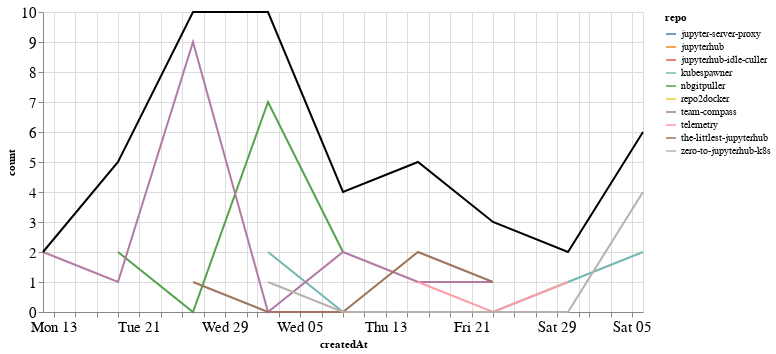

Notebook source saved alongside this figure:
### Markdown cell above
## Comments

### Code cell
comments_time = comments.groupby('repo').resample('W', on='createdAt').count()['author'].reset_index()
comments_time = comments_time.rename(columns={'author': 'count'})
comments_time_total = comments_time.groupby('createdAt').agg({"count": "sum"}).reset_index()
ch1 = alt.Chart(comments_time, width=600).mark_line().encode(
    x='createdAt',
    y='count',
    color='repo',
    tooltip="repo"
)

ch2 = alt.Chart(comments_time_total, width=600).mark_line(color="black").encode(
    x='createdAt',
    y='count',
)

ch1 + ch2

### Figure 1 — Vega-Lite specification as saved in the notebook (floating-point values rounded to 4 significant figures)
{"config": {"axisLeft": {"labelFontSize": 15}, "axisBottom": {"labelFontSize": 15}}, "layer": [{"data": {"name": "data-d1bb64e9d89890e1444defab7e569892"}, "mark": "line", "encoding": {"color": {"type": "nominal", "field": "repo"}, "tooltip": {"type": "nominal", "field": "repo"}, "x": {"type": "temporal", "field": "createdAt"}, "y": {"type": "quantitative", "field": "count"}}, "width": 600}, {"data": {"name": "data-74f08f52602b676a22bb17196c6a467e"}, "mark": {"type": "line", "color": "black"}, "encoding": {"x": {"type": "temporal", "field": "createdAt"}, "y": {"type": "quantitative", "field": "count"}}, "width": 600}], "$schema": "https://vega.github.io/schema/vega-lite/v4.8.1.json", "datasets": {"data-d1bb64e9d89890e1444defab7e569892": [{"repo": "jupyter-server-proxy", "createdAt": "2020-08-23T00:00:00", "count": 1}, {"repo": "jupyterhub", "createdAt": "2020-07-19T00:00:00", "count": 1}, {"repo": "jupyterhub-idle-culler", "createdAt": "2020-08-16T00:00:00", "count": 1}, {"repo": "kubespawner", "createdAt": "2020-08-02T00:00:00", "count": 2}, {"repo": "kubespawner", "createdAt": "2020-08-09T00:00:00", "count": 0}, {"repo": "kubespawner", "createdAt": "2020-08-16T00:00:00", "count": 0}, {"repo": "kubespawner", "createdAt": "2020-08-23T00:00:00", "count": 0}, {"repo": "kubespawner", "createdAt": "2020-08-30T00:00:00", "count": 1}, {"repo": "kubespawner", "createdAt": "2020-09-06T00:00:00", "count": 2}, {"repo": "nbgitpuller", "createdAt": "2020-07-19T00:00:00", "count": 2}, {"repo": "nbgitpuller", "createdAt": "2020-07-26T00:00:00", "count": 0}, {"repo": "nbgitpuller", "createdAt": "2020-08-02T00:00:00", "count": 7}, {"repo": "nbgitpuller", "createdAt": "2020-08-09T00:00:00", "count": 2}, {"repo": "repo2docker", "createdAt": "2020-07-19T00:00:00", "count": 1}, {"repo": "team-compass", "createdAt": "2020-07-12T00:00:00", "count": 2}, {"repo": "team-compass", "createdAt": "2020-07-19T00:00:00", "count": 1}, {"repo": "team-compass", "createdAt": "2020-07-26T00:00:00", "count": 9}, {"repo": "team-compass", "createdAt": "2020-08-02T00:00:00", "count": 0}, {"repo": "team-compass", "createdAt": "2020-08-09T00:00:00", "count": 2}, {"repo": "team-compass", "createdAt": "2020-08-16T00:00:00", "count": 1}, {"repo": "team-compass", "createdAt": "2020-08-23T00:00:00", "count": 1}, {"repo": "telemetry", "createdAt": "2020-08-16T00:00:00", "count": 1}, {"repo": "telemetry", "createdAt": "2020-08-23T00:00:00", "count": 0}, {"repo": "telemetry", "createdAt": "2020-08-30T00:00:00", "count": 1}, {"repo": "the-littlest-jupyterhub", "createdAt": "2020-07-26T00:00:00", "count": 1}, {"repo": "the-littlest-jupyterhub", "createdAt": "2020-08-02T00:00:00", "count": 0}, {"repo": "the-littlest-jupyterhub", "createdAt": "2020-08-09T00:00:00", "count": 0}, {"repo": "the-littlest-jupyterhub", "createdAt": "2020-08-16T00:00:00", "count": 2}, {"repo": "the-littlest-jupyterhub", "createdAt": "2020-08-23T00:00:00", "count": 1}, {"repo": "zero-to-jupyterhub-k8s", "createdAt": "2020-08-02T00:00:00", "count": 1}, {"repo": "zero-to-jupyterhub-k8s", "createdAt": "2020-08-09T00:00:00", "count": 0}, {"repo": "zero-to-jupyterhub-k8s", "createdAt": "2020-08-16T00:00:00", "count": 0}, {"repo": "zero-to-jupyterhub-k8s", "createdAt": "2020-08-23T00:00:00", "count": 0}, {"repo": "zero-to-jupyterhub-k8s", "createdAt": "2020-08-30T00:00:00", "count": 0}, {"repo": "zero-to-jupyterhub-k8s", "createdAt": "2020-09-06T00:00:00", "count": 4}], "data-74f08f52602b676a22bb17196c6a467e": [{"createdAt": "2020-07-12T00:00:00", "count": 2}, {"createdAt": "2020-07-19T00:00:00", "count": 5}, {"createdAt": "2020-07-26T00:00:00", "count": 10}, {"createdAt": "2020-08-02T00:00:00", "count": 10}, {"createdAt": "2020-08-09T00:00:00", "count": 4}, {"createdAt": "2020-08-16T00:00:00", "count": 5}, {"createdAt": "2020-08-23T00:00:00", "count": 3}, {"createdAt": "2020-08-30T00:00:00", "count": 2}, {"createdAt": "2020-09-06T00:00:00", "count": 6}]}}
